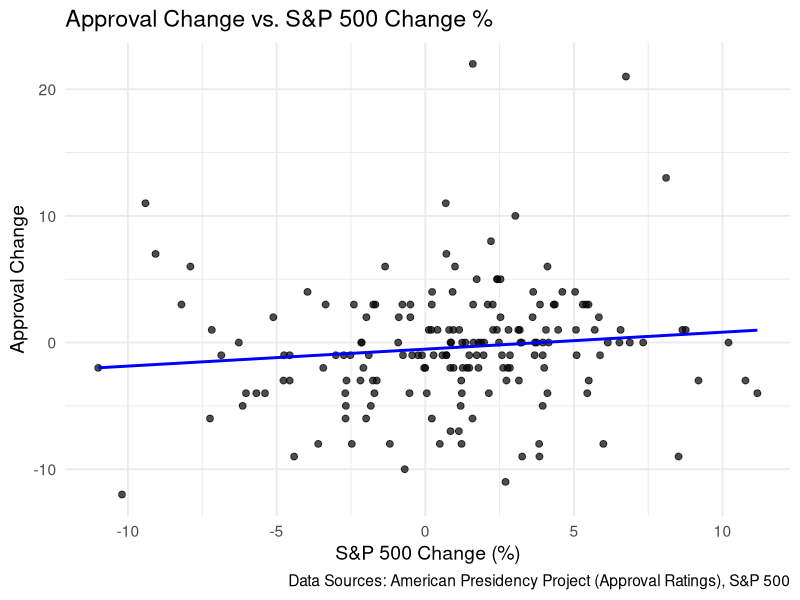

Write the R code that produced this figure.
## ---- chunk 1
library(readr)
library(tidyverse)
library(dplyr)
library(ggplot2)
library(knitr)

#Approval Ratings Data
presApproval <- read_csv("data/PresApproval.csv")

presApproval$Date <- dmy(paste("01", presApproval$Date)) 
presApproval$Date <- format(presApproval$Date, "%m/%Y")

#S&P 500 Data
SPObama <- read_csv("data/ObamaSP500.csv")
SPBush2 <- read_csv("data/Bush2SP500.csv")
SPClinton <- read_csv("data/ClintonSP500.csv")
SPBush1 <- read_csv("data/Bush1SP500.csv")
SPCarter <- read_csv("data/CarterSP500.csv")
 

SPObama$Date <- mdy(SPObama$Date)           
SPObama$Date <- format(SPObama$Date, "%m/%Y")

SPBush2$Date <- mdy(SPBush2$Date)           
SPBush2$Date <- format(SPBush2$Date, "%m/%Y")

SPClinton$Date <- mdy(SPClinton$Date)           
SPClinton$Date <- format(SPClinton$Date, "%m/%Y")

SPBush1$Date <- mdy(SPBush1$Date)           
SPBush1$Date <- format(SPBush1$Date, "%m/%Y")

SPCarter$Date <- mdy(SPCarter$Date)           
SPCarter$Date <- format(SPCarter$Date, "%m/%Y")


#Merged Dataset
SPTotal <- bind_rows(SPObama, SPBush2, SPClinton, SPBush1, SPCarter)

resultTotal <- inner_join(presApproval, SPTotal, by = "Date")

resultTotal <- resultTotal |>
  mutate(`Change %` = as.numeric(gsub("%", "", `Change %`)))

resultTotal


# Net Approval vs S&P 500 for all
plot2 <- ggplot(data = resultTotal, aes(x = `Change %`, y = `Change`)) +
  geom_point(size = 2, color = "black", alpha = 0.7) + 
  geom_smooth(method = "lm", se = FALSE, color = "blue", size = 1) +
  labs(
    title = "Approval Change vs. S&P 500 Change %",
    x = "S&P 500 Change (%)",
    y = "Approval Change",
    caption = "Data Sources: American Presidency Project (Approval Ratings), S&P 500"
  ) +
  theme_minimal(base_size = 14)


plot2



all <- lm(Change ~ `Change %`, data = resultTotal)
summary(all)


# Democrats

SPDems <- bind_rows(SPObama, SPClinton, SPCarter)

resultDems <- inner_join(presApproval, SPDems, by = "Date")

resultDems <- resultDems |>
  mutate(`Change %` = as.numeric(gsub("%", "", `Change %`)))

dems <- lm(Change ~ `Change %`, data = resultDems)
summary(dems)


# Republicans

SPRep <- bind_rows(SPBush1, SPBush2)

resultRep <- inner_join(presApproval, SPRep, by = "Date")

resultRep <- resultRep |>
  mutate(`Change %` = as.numeric(gsub("%", "", `Change %`)))

reps <- lm(Change ~ `Change %`, data = resultRep)
summary(reps)


# Election Result = Win

SPWin <- bind_rows(SPObama, SPBush1, SPClinton)

resultWin <- inner_join(presApproval, SPWin, by = "Date")

resultWin <- resultWin |>
  mutate(`Change %` = as.numeric(gsub("%", "", `Change %`)))

win <- lm(Change ~ `Change %`, data = resultWin)
summary(win)


# Election Result = Loss

SPLoss <- bind_rows(SPBush2, SPCarter)

resultLoss <- inner_join(presApproval, SPLoss, by = "Date")

resultLoss <- resultLoss |>
  mutate(`Change %` = as.numeric(gsub("%", "", `Change %`)))


loss <- lm(Change ~ `Change %`, data = resultLoss)
summary(loss)

